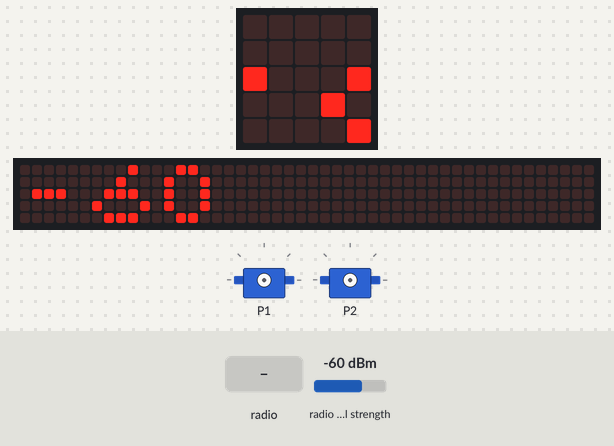
Recording of a program running on a simulated BBC micro:bit (MakeCode). Shown: the board's 5×5 LED display, a strip that is not on the board, showing the scrolling text unrolled, 2 × servo. The test bench sets the inputs (shaded band); at power-on: radio signal strength -60 dBm. The 48×5 strip is a reading aid, not a part: it shows the text the display is scrolling, unrolled, one strip-width of it at a time.

Above: at 1.27 s.
1.3 s: radio message "123456789" arrives
At 3.67 s:
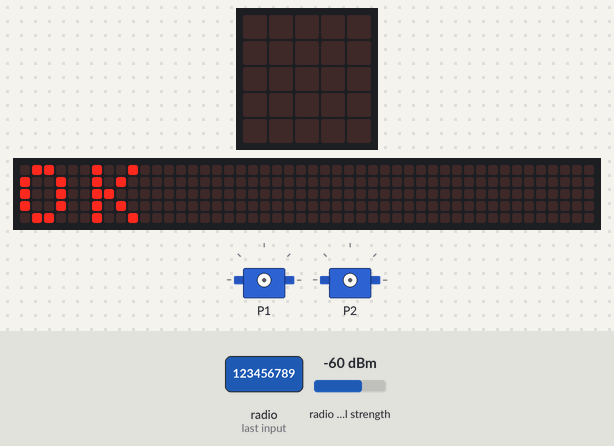
5.5 s: radio message "1" arrives
8.4 s: radio message "2" arrives
10.3 s: radio message "3" arrives
At 10.44 s:
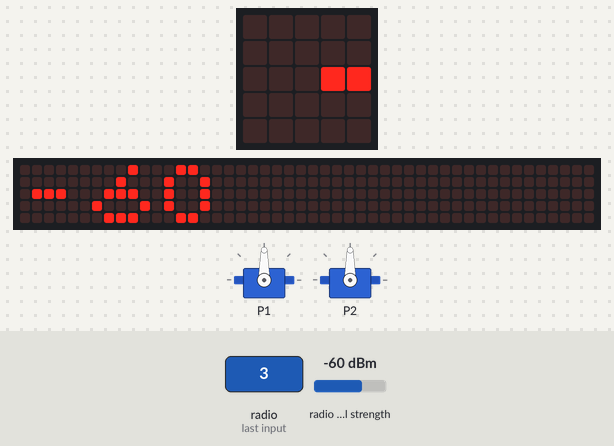
12.1 s: radio signal strength set to -94 dBm
At 13.69 s:
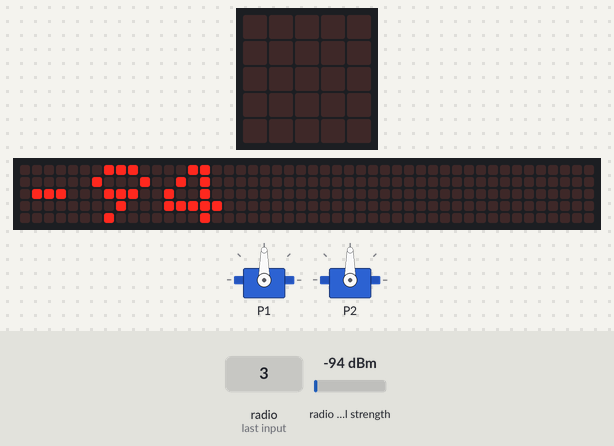
20.9 s: radio signal strength set to -82 dBm
At 24.55 s:
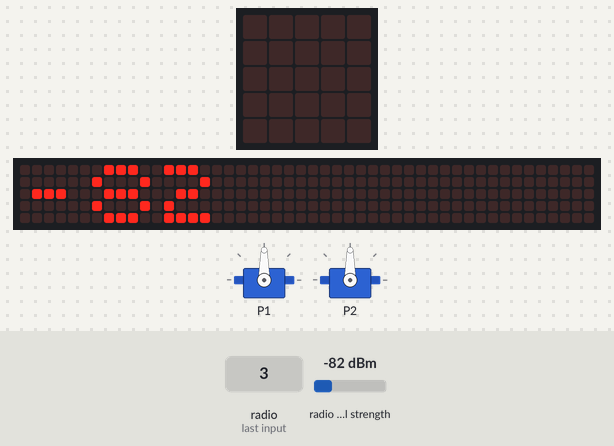
Timing chart, 0 to 26.1 s (numbered marks = the images above; inputs shaded):
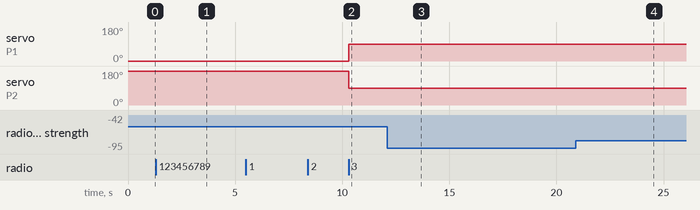

The program:

main.ts
```typescript
radio.onReceivedNumber(function (receivedNumber) {
    if (receivedNumber == 123456789) {
        basic.showString("OK")
    }
    if (receivedNumber == 1) {
        pins.servoWritePin(AnalogPin.P1, 0)
    }
    if (receivedNumber == 2) {
        pins.servoWritePin(AnalogPin.P2, 180)
    }
    if (receivedNumber == 3) {
        pins.servoWritePin(AnalogPin.P1, 90)
        pins.servoWritePin(AnalogPin.P2, 90)
    }
})
radio.setGroup(9)
basic.forever(function () {
    basic.showNumber(radio.receivedPacket(RadioPacketProperty.SignalStrength))
})
```

test.ts
```typescript
// テストはここに来ます。このパッケージが拡張機能として使用されるときにはコンパイルされません。
```

Measured:
- after the input at 1.3 s, the display: first differs from a run without the input after 2.3 s (image 1)
- after the input at 10.3 s, servo on P1: 0° → 90° at once; servo on P2: 180° → 90° at once
